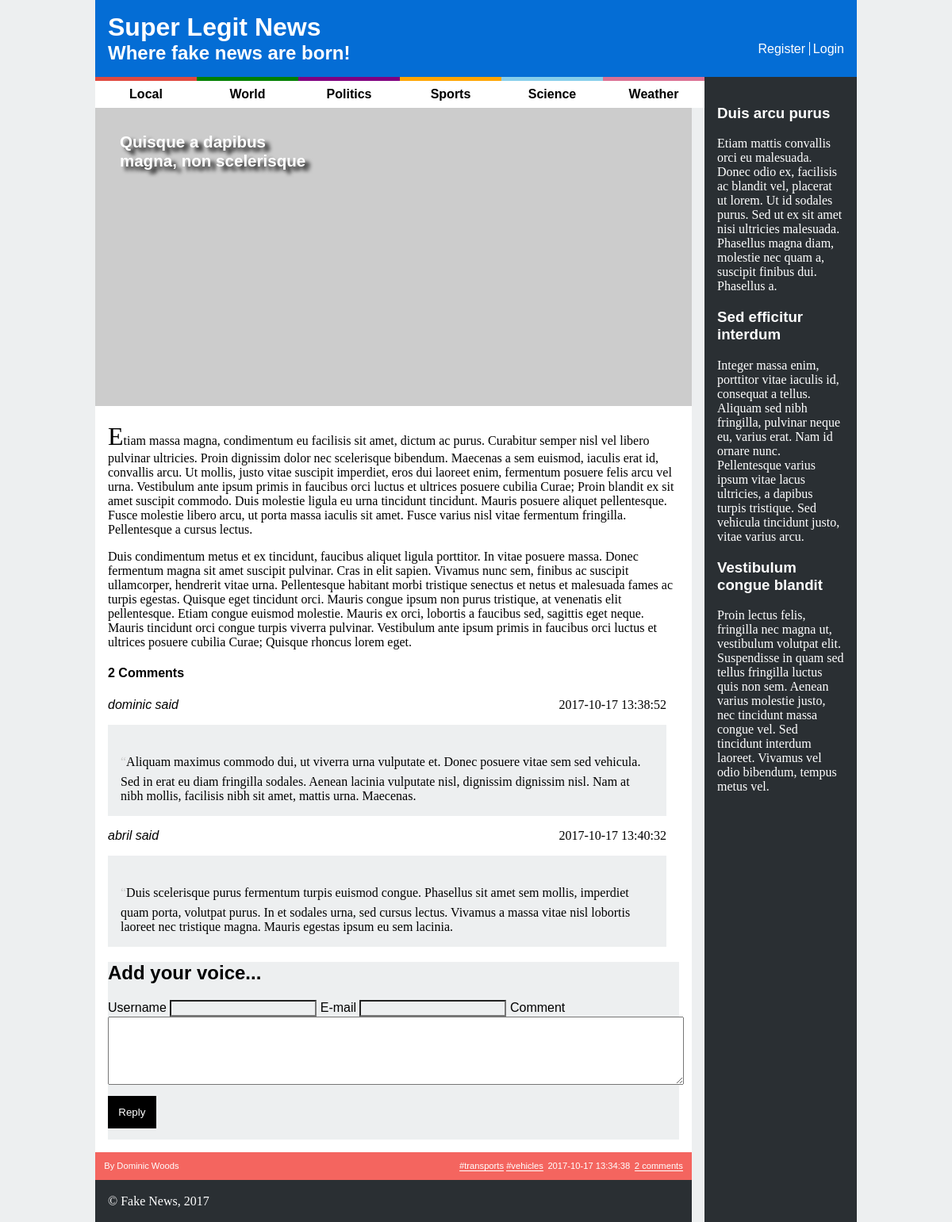
/news_item.php?id=4, run on the app's committed database.
### tables this page shows
CREATE TABLE news (
  id INTEGER PRIMARY KEY,
  title VARCHAR,
  published INTEGER, -- date when the article was published in epoch format
  tags VARCHAR, -- comma separated tags
  username VARCHAR REFERENCES users, -- who wrote the article
  introduction VARCHAR,
  fulltext VARCHAR
);

CREATE TABLE comments (
  id INTEGER PRIMARY KEY,
  news_id INTEGER REFERENCES news,
  username VARCHAR REFERENCES users,
  published INTEGER, -- date when news item was published in epoch format
  text VARCHAR
);

CREATE TABLE users (
  username VARCHAR PRIMARY KEY,
  password VARCHAR,
  name VARCHAR
);

### news_item.php (called while the page is built, shortened)
<?php
  include_once('database/connection.php');
  include_once('database/news.php');
  include_once('database/comments.php');
  $article = getArticle($_GET['id']);
  $comments = getComments($_GET['id']);
  $tags = explode(',',$article['tags']);
  include('templates/common/header.php');
  include('templates/news/view_news.php');
  include('templates/common/footer.php');
?>

### database/news.php (called while the page is built, shortened)
<?php
  function getArticle($id)
  {
    global $db;
    $stmt = $db->prepare('SELECT * FROM news JOIN users USING (username) WHERE id = ?');
    $stmt->execute(array($id));
    return $stmt->fetch();
  }
?>

### database/comments.php (called while the page is built)
<?php
  function getComments($id) {
      global $db;
      $stmt = $db->prepare('SELECT * FROM comments JOIN users USING (username) WHERE news_id = ?');
      $stmt->execute(array($id));
      return $stmt->fetchAll();
  }
?>

### templates/news/view_news.php (the view, shortened to what this page needs)
<section id="news">
      <article>
        <header>
          <h1><a href="item.html"><?= $article['title'] ?></a></h1>
        </header>
        <img src="http://picsum.photos/600/300?id=<?=$article['id']?>" alt="">
        <p><?= $article['introduction'] ?></p>
          <p><?= $article['fulltext'] ?></p>
        <?php   include('templates/comments/list_comments.php');
        ?>
        <footer>
          <span class="author"><?= $article['name']?></span>
          <span class="tags">
          <?php foreach ($tags as $tag) { ?>
            <a href="index.html"><?= "#" . $tag ?></a>
          <?php } ?>
          </span>
          <span class="date"><?= date('Y-m-d H:i:s', $article['published'])?></span>
          <a class="comments" href="item.html#comments"> <?= count($comments) ?> </a>
        </footer>
      </article>
    </section>

### templates/comments/list_comments.php
<section id="comments">
          <h1><?= count($comments) ?> Comments</h1>
          <?php foreach ($comments as $comment) { ?>
            <article class="comment">
            <span class="user"><?= $comment['username']?></span>
            <span class="date"><?= date('Y-m-d H:i:s', $comment['published'])?></span>
            <p><?= $comment['text']?></p>
            </article>
          <?php } ?>
          <form>
            <h2>Add your voice...</h2>
            <label>Username
              <input type="text" name="username">
            </label>
            <label>E-mail
              <input type="email" name="email">
            </label>
            <label>Comment
              <textarea name="comment"></textarea>
            </label>
            <input type="submit" value="Reply">
          </form>
        </section>

### style/style.css (style rules this page uses)
header a { font-family: Verdana, Geneva, Tahoma, sans-serif; color: white; text-decoration: none; }
#news { margin: 0; padding: 0; }
#news article { position: relative; background-color: white; margin-right: 1em; }
#news article p { padding-left: 1em; padding-right: 1em; }
#news article header h1 { margin: 0; }
#news article header a { font-size: 1.1em; position: absolute; left: 1.5em; top: 1.5em; width: 12em; text-shadow: 6px 5px 5px black; }
#news article img { width: 100%; }
#news article > p:first-of-type::first-letter { font-size: xx-large; }
#news article footer { font-family: Verdana, Geneva, Tahoma, sans-serif; font-size: 0.7em; color: white; background-color:#F4655F; padding: 1em; margin-right: 0em; }
#news article footer a { text-decoration: none; border-bottom: solid; border-width: 0.1em; color: white; }
#news article footer span.author::before { content: "By "; }
#news footer .date { padding-left: 0.5em; padding-right: 0.5em; }
#news footer .comments::after { content: " comments"; }

### style/layout.css (style rules this page uses)
html { position: relative; min-height: 100%; }
body { width: 60em; background-color: #EDEFF0; margin: 0 auto; display: grid; grid-template-columns: 4fr 1fr; grid-template-rows: auto auto 1fr auto; grid-template-areas: "header header" "menu side" "news side" "footer side"; }
#news { grid-area: news; }
#news footer { display: flex; }
#news footer .author { flex-grow: 1; }

### style/comments.css (style rules this page uses)
#comments h1 { margin-left: 1em; font-family: Verdana, Geneva, Tahoma, sans-serif; }
#comments .user { font-family: Verdana, Geneva, Tahoma, sans-serif; font-style: italic; margin-left: 1em; }
#comments .user::after { content: " said"; }
#comments .date { float: right; margin-right: 1em; }
#comments p::before { content: '\201C'; font-size: 3em; color: #ccc; top: 15px; }
#comments p { background-color: #edeff0; margin: 1em; padding: 1em; font-size: 1em; padding-top: 0.5em; }
#comments article > p:first-of-type::first-letter { font-size: medium; }
#comments form { background-color: #edeff0; margin: 1em; font-family: Verdana, Geneva, Tahoma, sans-serif; width: auto; }
#comments form label { display: inline; }
#comments input { background-color: #edeff0; }
#comments input[type=submit] { padding: 1em; color: white; background-color: black; border: none; margin: 1em; margin-left: 0; }
#comments textarea { display: block; width: 100%; height: 6em; }

### data on the page
news: title "Quisque a dapibus magna, non scelerisque", introduction "Etiam massa magna, condimentum eu facilisis sit amet, dictum ac purus. Curabitur semper nisl vel libero pulvinar ultricies. Proin dignissim dolor nec scelerisque bibendum. Maecenas a sem euismod, iaculis erat id, convallis arcu. Ut mollis, justo vitae suscipit imperdiet, eros dui laoreet enim, fermentum posuere felis arcu vel urna. Vestibulum ante ipsum primis in faucibus orci luctus et ultrices posuere cubilia Curae; Proin blandit ex sit amet suscipit commodo. Duis molestie ligula eu urna tincidunt tincidunt. Mauris posuere aliquet pellentesque. Fusce molestie libero arcu, ut porta massa iaculis sit amet. Fusce varius nisl vitae fermentum fringilla. Pellentesque a cursus lectus.", fulltext "Duis condimentum metus et ex tincidunt, faucibus aliquet ligula porttitor. In vitae posuere massa. Donec fermentum magna sit amet suscipit pulvinar. Cras in elit sapien. Vivamus nunc sem, finibus ac suscipit ullamcorper, hendrerit vitae urna. Pellentesque habitant morbi tristique senectus et netus et malesuada fames ac turpis egestas. Quisque eget tincidunt orci. Mauris congue ipsum non purus tristique, at venenatis elit pellentesque. Etiam congue euismod molestie. Mauris ex orci, lobortis a faucibus sed, sagittis eget neque. Mauris tincidunt orci congue turpis viverra pulvinar. Vestibulum ante ipsum primis in faucibus orci luctus et ultrices posuere cubilia Curae; Quisque rhoncus lorem…", username.name "Dominic Woods", tags "transports", tags "vehicles", published "2017-10-17 13:34:38"
comments: username "dominic", published "2017-10-17 13:38:52", text "Aliquam maximus commodo dui, ut viverra urna vulputate et. Donec posuere vitae sem sed vehicula. Sed in erat eu diam fringilla sodales. Aenean lacinia vulputate nisl, dignissim dignissim nisl. Nam at nibh mollis, facilisis nibh sit amet, mattis urna. Maecenas."
comments: username "abril", published "2017-10-17 13:40:32", text "Duis scelerisque purus fermentum turpis euismod congue. Phasellus sit amet sem mollis, imperdiet quam porta, volutpat purus. In et sodales urna, sed cursus lectus. Vivamus a massa vitae nisl lobortis laoreet nec tristique magna. Mauris egestas ipsum eu sem lacinia."

### other printed values
count($comments) "2"
